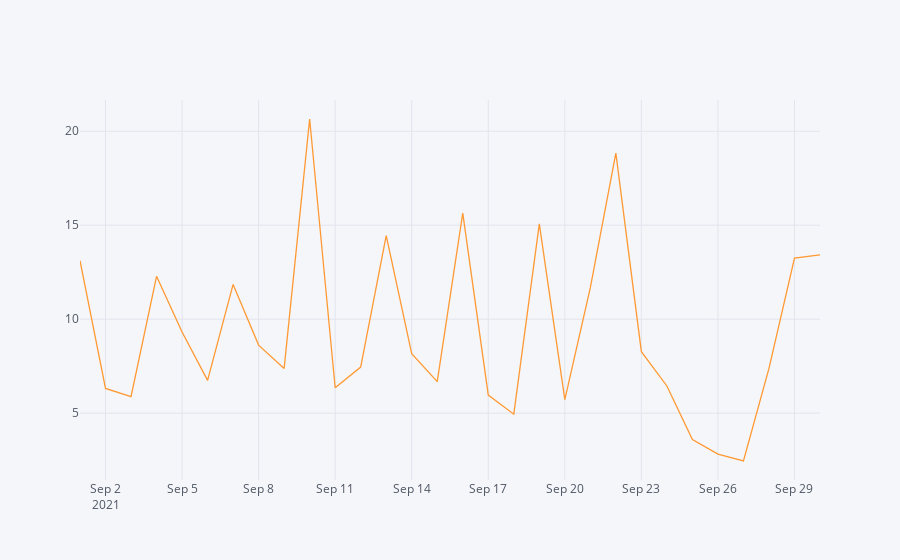

Write notebook code for a chart like this one.
### Code cell
# Make totals per day
daily_totals = df.resample('D',on='timestamp').sum()
daily_totals.iplot()

### Figure 1 — Plotly figure (JSON) as saved in the notebook; plotly's stock layout.template omitted (floating-point values rounded to 4 significant figures)
{"data": [{"line": {"color": "rgba(255, 153, 51, 1.0)", "dash": "solid", "shape": "linear", "width": 1.3}, "mode": "lines", "name": "energy", "text": "", "type": "scatter", "x": ["2021-09-01 00:00:00+00:00", "2021-09-02 00:00:00+00:00", "2021-09-03 00:00:00+00:00", "2021-09-04 00:00:00+00:00", "2021-09-05 00:00:00+00:00", "2021-09-06 00:00:00+00:00", "2021-09-07 00:00:00+00:00", "2021-09-08 00:00:00+00:00", "2021-09-09 00:00:00+00:00", "2021-09-10 00:00:00+00:00", "2021-09-11 00:00:00+00:00", "2021-09-12 00:00:00+00:00", "2021-09-13 00:00:00+00:00", "2021-09-14 00:00:00+00:00", "2021-09-15 00:00:00+00:00", "2021-09-16 00:00:00+00:00", "2021-09-17 00:00:00+00:00", "2021-09-18 00:00:00+00:00", "2021-09-19 00:00:00+00:00", "2021-09-20 00:00:00+00:00", "2021-09-21 00:00:00+00:00", "2021-09-22 00:00:00+00:00", "2021-09-23 00:00:00+00:00", "2021-09-24 00:00:00+00:00", "2021-09-25 00:00:00+00:00", "2021-09-26 00:00:00+00:00", "2021-09-27 00:00:00+00:00", "2021-09-28 00:00:00+00:00", "2021-09-29 00:00:00+00:00", "2021-09-30 00:00:00+00:00"], "y": [13.11, 6.315, 5.881, 12.28, 9.313, 6.745, 11.85, 8.62, 7.381, 20.65, 6.35, 7.449, 14.44, 8.17, 6.675, 15.64, 5.962, 4.946, 15.07, 5.716, 11.68, 18.84, 8.271, 6.446, 3.595, 2.817, 2.454, 7.378, 13.24, 13.43]}], "layout": {"legend": {"bgcolor": "#F5F6F9", "font": {"color": "#4D5663"}}, "paper_bgcolor": "#F5F6F9", "plot_bgcolor": "#F5F6F9", "title": {"font": {"color": "#4D5663"}}, "xaxis": {"gridcolor": "#E1E5ED", "showgrid": true, "tickfont": {"color": "#4D5663"}, "title": {"font": {"color": "#4D5663"}, "text": ""}, "zerolinecolor": "#E1E5ED"}, "yaxis": {"gridcolor": "#E1E5ED", "showgrid": true, "tickfont": {"color": "#4D5663"}, "title": {"font": {"color": "#4D5663"}, "text": ""}, "zerolinecolor": "#E1E5ED"}}}
